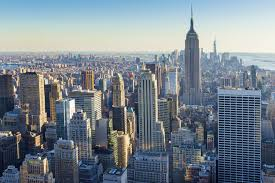
#> input picture 10_blurring(smoothing)/NYC.jpeg, 275 x 183 px, given in place of NYC.jpg, which was not available
$ python '10_bulanıklastırma.py'
#> lines starting #> are read from the running program, lines starting #| are printed output that depends on the picture; pictures that were not available may be replaced by others from this repository, and a replacement may not be noted
# =============================================================================
#                           -Doğukan Karataş-                                 #
# =============================================================================

import cv2
import matplotlib.pyplot as plt
import numpy as np


# blurring (detayı azaltır, gürültüyü engeller)
img = cv2.imread("NYC.jpg")
#> img is the input picture: shape (183, 275, 3); mean B, G, R 142, 132.8, 121.4
img = cv2.cvtColor(img, cv2.COLOR_BGR2RGB)
plt.figure(),plt.imshow(img),plt.axis("off"),plt.title("orijinal"),plt.show()

"""
ortalama bulanıklaştırma yöntemi

"""
# dst2 ) opencv'de çıktı demektir
dst2 = cv2.blur(img, ksize = (3,3))
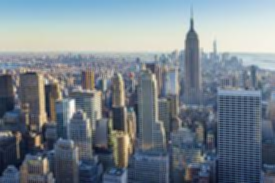
#> dst2: shape (183, 275, 3); mean R, G, B 121.4, 132.8, 142
plt.figure(), plt.imshow(dst2), plt.axis("off"), plt.title("Ortalama Blur")

"""
 gaussian blur

"""

gb = cv2.GaussianBlur(img, ksize = (3,3), sigmaX = 7)
plt.figure(), plt.imshow(gb), plt.axis("off"), plt.title("Gauss Blur")

"""
 medyan blur

"""
mb = cv2.medianBlur(img, ksize = 3)
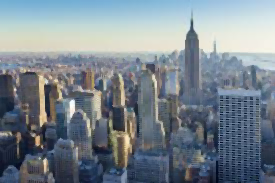
#> mb: shape (183, 275, 3); mean R, G, B 121.4, 132.8, 142.1
plt.figure(), plt.imshow(mb), plt.axis("off"), plt.title("Medyan Blur")


def gaussianNoise(image):
     row, col, ch = image.shape
     mean = 0
     var = 0.05
     sigma = var**0.5

     gauss = np.random.normal(mean, sigma, (row,col,ch))
     gauss = gauss.reshape(row,col,ch)
     noisy = image + gauss

     return noisy

# içe aktar normalize et
img = cv2.imread("NYC.jpg")
img = cv2.cvtColor(img, cv2.COLOR_BGR2RGB)/255
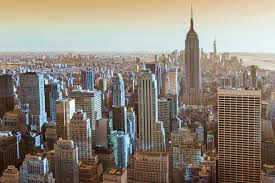
#> img: shape (183, 275, 3) float64; mean B, G, R 0.476, 0.521, 0.557
plt.figure(),plt.imshow(img),plt.axis("off"),plt.title("orijinal"),plt.show()

gaussianNoisyImage = gaussianNoise(img)
#> in gaussianNoise, `noisy = image + gauss`:
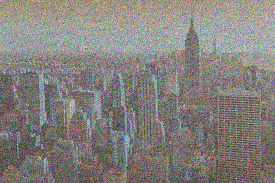
#> noisy: shape (183, 275, 3) float64; mean B, G, R 0.476, 0.523, 0.557; drawn with min black and max white
plt.figure(),plt.imshow(gaussianNoisyImage),plt.axis("off"),plt.title("Gauss Noisy"),plt.show()
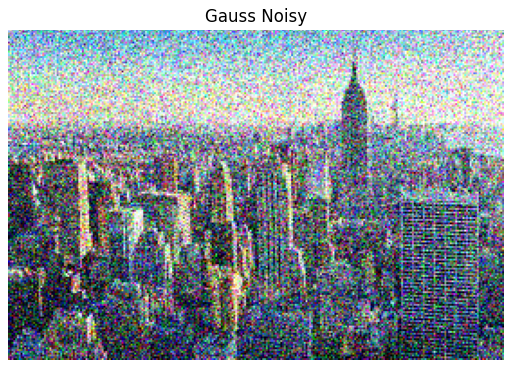
#> figure drawn by matplotlib, 1 panel; B, G, R data is drawn as R, G, B

# gauss blur
gb2 = cv2.GaussianBlur(gaussianNoisyImage, ksize = (3,3), sigmaX = 7)
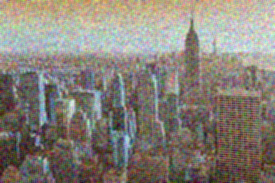
#> gb2: shape (183, 275, 3) float64; mean B, G, R 0.476, 0.523, 0.558; drawn with min black and max white
plt.figure(), plt.imshow(gb2), plt.axis("off"), plt.title("with Gauss Blur")

def saltPepperNoise(image):

     row, col, ch = image.shape
     s_vs_p = 0.5

     amount = 0.004

     noisy = np.copy(image)

     # salt beyaz
     num_salt = np.ceil(amount * image.size * s_vs_p)
     coords = [np.random.randint(0, i - 1, int(num_salt)) for i in image.shape]
     noisy[coords] = 1

     # pepper siyah
     num_pepper = np.ceil(amount * image.size * (1 - s_vs_p))
     coords = [np.random.randint(0, i - 1, int(num_pepper)) for i in image.shape]
     noisy[coords] = 0

     return noisy

spImage = saltPepperNoise(img)
#> (the run stopped early here; a loop or call above may not have finished)
